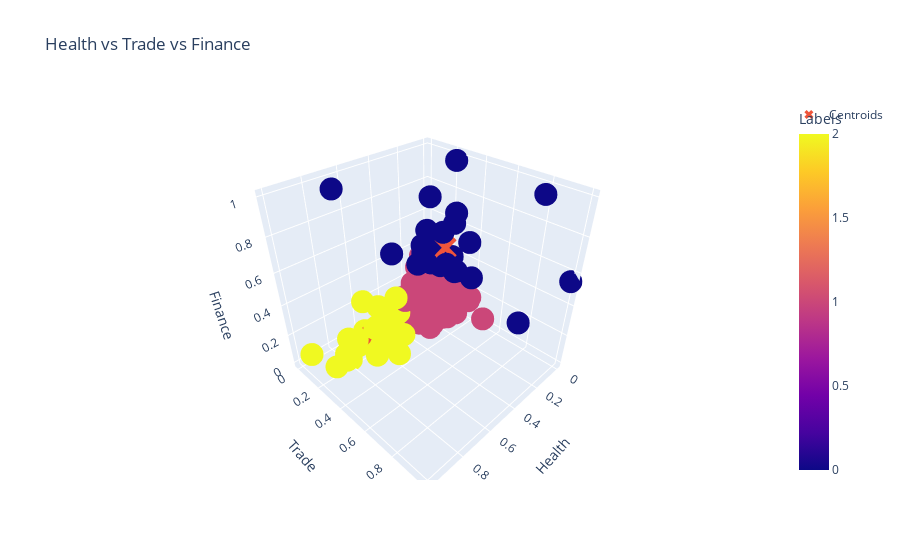

The notebook cell saved with this chart:
### Code cell
fig = px.scatter_3d(data, x='Health', y='Trade', z='Finance', color='Labels', title='Health vs Trade vs Finance')
centroid_trace = go.Scatter3d(
    x=centroids[:, 0],
    y=centroids[:, 1],
    z=centroids[:, 2],
    text="Centroids",
    mode="markers",
    marker=dict(symbol='x', size=8),
    name="Centroids",
)
fig.add_trace(centroid_trace)
fig.show()

### Figure 1 — Plotly figure (JSON) as saved in the notebook; plotly's stock layout.template omitted (floating-point values rounded to 4 significant figures; data arrays with more than 128 entries replaced by an {"elided": "..."} marker saying what was removed)
{"data": [{"hovertemplate": "Health=%{x}<br>Trade=%{y}<br>Finance=%{z}<br>Labels=%{marker.color}<extra></extra>", "legendgroup": "", "marker": {"color": {"elided": "167 int values"}, "coloraxis": "coloraxis", "symbol": "circle"}, "mode": "markers", "name": "", "scene": "scene", "showlegend": false, "type": "scatter3d", "x": {"elided": "167 float values"}, "y": {"elided": "167 float values"}, "z": {"elided": "167 float values"}}, {"marker": {"size": 8, "symbol": "x"}, "mode": "markers", "name": "Centroids", "text": "Centroids", "type": "scatter3d", "x": [0.1678, 0.1839, 0.6306], "y": [0.3097, 0.2273, 0.1865], "z": [0.5304, 0.1463, 0.08931]}], "layout": {"coloraxis": {"colorbar": {"title": {"text": "Labels"}}, "colorscale": [[0, "#0d0887"], [0.1111, "#46039f"], [0.2222, "#7201a8"], [0.3333, "#9c179e"], [0.4444, "#bd3786"], [0.5556, "#d8576b"], [0.6667, "#ed7953"], [0.7778, "#fb9f3a"], [0.8889, "#fdca26"], [1, "#f0f921"]]}, "legend": {"tracegroupgap": 0}, "scene": {"domain": {"x": [0, 1], "y": [0, 1]}, "xaxis": {"title": {"text": "Health"}}, "yaxis": {"title": {"text": "Trade"}}, "zaxis": {"title": {"text": "Finance"}}}, "title": {"text": "Health vs Trade vs Finance"}}}
